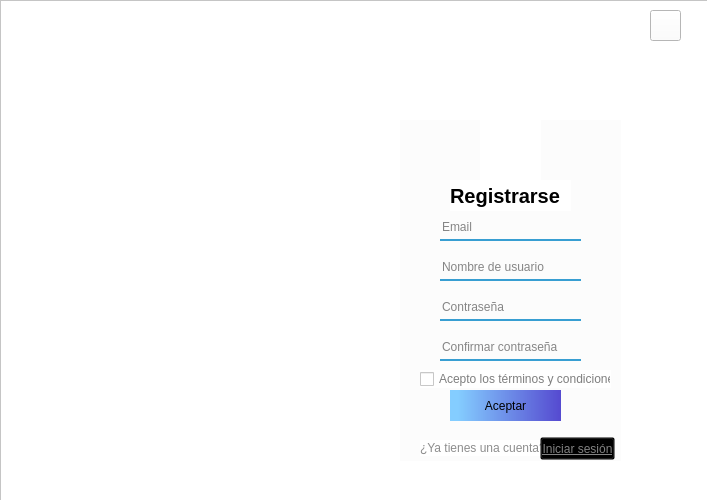
<?xml version="1.0" encoding="UTF-8"?>
<ui version="4.0">
 <class>containerRegister</class>
 <widget class="QWidget" name="containerRegister">
  <property name="geometry">
   <rect>
    <x>0</x>
    <y>0</y>
    <width>707</width>
    <height>500</height>
   </rect>
  </property>
  <property name="windowTitle">
   <string>Form</string>
  </property>
  <property name="styleSheet">
   <string notr="true"/>
  </property>
  <widget class="QFrame" name="principalRegister">
   <property name="geometry">
    <rect>
     <x>0</x>
     <y>0</y>
     <width>711</width>
     <height>501</height>
    </rect>
   </property>
   <property name="styleSheet">
    <string notr="true">background-color: rgb(255, 255, 255);
</string>
   </property>
   <property name="frameShape">
    <enum>QFrame::StyledPanel</enum>
   </property>
   <property name="frameShadow">
    <enum>QFrame::Raised</enum>
   </property>
   <widget class="QLabel" name="logoRegister">
    <property name="geometry">
     <rect>
      <x>20</x>
      <y>10</y>
      <width>51</width>
      <height>51</height>
     </rect>
    </property>
    <property name="styleSheet">
     <string notr="true">border-image: url(:/images/logoUniConnect.png);</string>
    </property>
    <property name="text">
     <string/>
    </property>
   </widget>
   <widget class="QLabel" name="fondoAzulRegister">
    <property name="geometry">
     <rect>
      <x>40</x>
      <y>90</y>
      <width>621</width>
      <height>391</height>
     </rect>
    </property>
    <property name="styleSheet">
     <string notr="true">border-image: url(:/images/FondoDegradado.png);
</string>
    </property>
    <property name="text">
     <string/>
    </property>
   </widget>
   <widget class="QLabel" name="cuadroPequennoRegistro">
    <property name="geometry">
     <rect>
      <x>400</x>
      <y>120</y>
      <width>221</width>
      <height>341</height>
     </rect>
    </property>
    <property name="font">
     <font>
      <stylestrategy>PreferDefault</stylestrategy>
     </font>
    </property>
    <property name="styleSheet">
     <string notr="true">
background-color: rgb(252, 252, 252);
</string>
    </property>
    <property name="frameShape">
     <enum>QFrame::NoFrame</enum>
    </property>
    <property name="text">
     <string/>
    </property>
   </widget>
   <widget class="QLineEdit" name="cajaEmailRegister">
    <property name="geometry">
     <rect>
      <x>440</x>
      <y>220</y>
      <width>141</width>
      <height>21</height>
     </rect>
    </property>
    <property name="styleSheet">
     <string notr="true">background-color: rgba(0,0, 0, 0);
border:none;
border-bottom:2px solid rgba(55, 158, 210);
color:rgba(0,0,0,240);
padding-bottom:7px;</string>
    </property>
    <property name="placeholderText">
     <string>Email</string>
    </property>
   </widget>
   <widget class="QLabel" name="dibujoPersonasRegister">
    <property name="geometry">
     <rect>
      <x>100</x>
      <y>140</y>
      <width>261</width>
      <height>221</height>
     </rect>
    </property>
    <property name="styleSheet">
     <string notr="true">border-image: url(:/images/logoSinFondo.png);
background-color: transparent;
</string>
    </property>
    <property name="text">
     <string/>
    </property>
   </widget>
   <widget class="QLineEdit" name="cajaContrasennaRegister">
    <property name="geometry">
     <rect>
      <x>440</x>
      <y>300</y>
      <width>141</width>
      <height>21</height>
     </rect>
    </property>
    <property name="acceptDrops">
     <bool>true</bool>
    </property>
    <property name="styleSheet">
     <string notr="true">background-color: rgba(0,0, 0, 0);
border:none;
border-bottom:2px solid rgba(55, 158, 210);
color:rgba(0,0,0,240);
padding-bottom:7px;</string>
    </property>
    <property name="placeholderText">
     <string>Contraseña</string>
    </property>
   </widget>
   <widget class="QLabel" name="textoRegister">
    <property name="geometry">
     <rect>
      <x>450</x>
      <y>180</y>
      <width>121</width>
      <height>31</height>
     </rect>
    </property>
    <property name="font">
     <font>
      <pointsize>15</pointsize>
      <bold>true</bold>
     </font>
    </property>
    <property name="styleSheet">
     <string notr="true">border-color: rgb(52, 136, 196);</string>
    </property>
    <property name="text">
     <string>Registrarse</string>
    </property>
   </widget>
   <widget class="QLabel" name="iconoRegister">
    <property name="geometry">
     <rect>
      <x>480</x>
      <y>120</y>
      <width>61</width>
      <height>61</height>
     </rect>
    </property>
    <property name="styleSheet">
     <string notr="true">border-image: url(:/images/agregar-usuario.png);</string>
    </property>
    <property name="text">
     <string/>
    </property>
   </widget>
   <widget class="QPushButton" name="botonAceptarRegister">
    <property name="geometry">
     <rect>
      <x>450</x>
      <y>390</y>
      <width>111</width>
      <height>31</height>
     </rect>
    </property>
    <property name="mouseTracking">
     <bool>true</bool>
    </property>
    <property name="styleSheet">
     <string notr="true">QPushButton{
background-color: qlineargradient(spread:pad, x1:0, y1:0, x2:1, y2:0, stop:0.0681818 rgba(132, 205, 255, 255), stop:1 rgba(85, 74, 208, 255));
font: 75 9pt &quot;Arial&quot;;
border-radius:25px;
}

QPushButton:hover{	
	background-color: qlineargradient(spread:repeat, x1:0, y1:0, x2:1, y2:1, stop:0 rgba(110, 110, 110, 255), stop:1 rgba(255, 255, 255, 255));
	color: rgb(255, 255, 255);
    }
QPushButton:pressed{
	background-color: rgb(60, 193, 231);
	color: rgb(255, 255, 255);
}
	





</string>
    </property>
    <property name="text">
     <string>Aceptar</string>
    </property>
    <property name="autoDefault">
     <bool>false</bool>
    </property>
    <property name="default">
     <bool>false</bool>
    </property>
   </widget>
   <widget class="QLabel" name="esloganRegister">
    <property name="geometry">
     <rect>
      <x>80</x>
      <y>350</y>
      <width>311</width>
      <height>16</height>
     </rect>
    </property>
    <property name="styleSheet">
     <string notr="true">font: 75 13pt &quot;Arial&quot;;
background-color: transparent;
color: rgb(255, 255, 255);</string>
    </property>
    <property name="text">
     <string>&quot; Ordena tu mundo, desata tu potencial &quot;</string>
    </property>
   </widget>
   <widget class="QPushButton" name="iconoVolverAtrasRegister">
    <property name="geometry">
     <rect>
      <x>650</x>
      <y>10</y>
      <width>31</width>
      <height>31</height>
     </rect>
    </property>
    <property name="styleSheet">
     <string notr="true">QPushButton{
border-image: url(:/images/flecha-hacia-atras (1).png);
background-color: rgb(255, 255, 255);
}

QPushButton:pressed{
	background-color: rgb(230, 237, 253);
	color: rgb(255, 255, 255);
}
	</string>
    </property>
    <property name="text">
     <string/>
    </property>
   </widget>
   <widget class="QLineEdit" name="cajaUsuarioRegister">
    <property name="geometry">
     <rect>
      <x>440</x>
      <y>260</y>
      <width>141</width>
      <height>21</height>
     </rect>
    </property>
    <property name="styleSheet">
     <string notr="true">background-color: rgba(0,0, 0, 0);
border:none;
border-bottom:2px solid rgba(55, 158, 210);
color:rgba(0,0,0,240);
padding-bottom:7px;</string>
    </property>
    <property name="placeholderText">
     <string>Nombre de usuario</string>
    </property>
   </widget>
   <widget class="QLineEdit" name="cajaContrasenna2Register">
    <property name="geometry">
     <rect>
      <x>440</x>
      <y>340</y>
      <width>141</width>
      <height>21</height>
     </rect>
    </property>
    <property name="acceptDrops">
     <bool>true</bool>
    </property>
    <property name="styleSheet">
     <string notr="true">background-color: rgba(0,0, 0, 0);
border:none;
border-bottom:2px solid rgba(55, 158, 210);
color:rgba(0,0,0,240);
padding-bottom:7px;</string>
    </property>
    <property name="placeholderText">
     <string>Confirmar contraseña</string>
    </property>
   </widget>
   <widget class="QCheckBox" name="termsCondicRegister">
    <property name="geometry">
     <rect>
      <x>420</x>
      <y>370</y>
      <width>191</width>
      <height>18</height>
     </rect>
    </property>
    <property name="styleSheet">
     <string notr="true">font: 75 8pt &quot;Arial&quot;;
color: rgb(126, 126, 126);</string>
    </property>
    <property name="text">
     <string>Acepto los términos y condiciones</string>
    </property>
   </widget>
   <widget class="QLabel" name="enlaceInicioSesionRegister">
    <property name="geometry">
     <rect>
      <x>420</x>
      <y>440</y>
      <width>121</width>
      <height>16</height>
     </rect>
    </property>
    <property name="styleSheet">
     <string notr="true">font: 8pt &quot;Arial&quot;;
color: rgb(141, 141, 141);</string>
    </property>
    <property name="text">
     <string>¿Ya tienes una cuenta?</string>
    </property>
   </widget>
   <widget class="QPushButton" name="linkInicioSesionRegister">
    <property name="geometry">
     <rect>
      <x>540</x>
      <y>437</y>
      <width>75</width>
      <height>23</height>
     </rect>
    </property>
    <property name="styleSheet">
     <string notr="true">QPushButton{
font: 75 8pt &quot;Arial&quot;;
text-decoration: underline;
color: rgb(130, 130, 130);
	background-color: transparent;
}

QPushButton:pressed{
	color: rgb(85, 0, 255);
}</string>
    </property>
    <property name="text">
     <string>Iniciar sesión</string>
    </property>
   </widget>
   <zorder>fondoAzulRegister</zorder>
   <zorder>logoRegister</zorder>
   <zorder>cuadroPequennoRegistro</zorder>
   <zorder>cajaEmailRegister</zorder>
   <zorder>dibujoPersonasRegister</zorder>
   <zorder>cajaContrasennaRegister</zorder>
   <zorder>textoRegister</zorder>
   <zorder>iconoRegister</zorder>
   <zorder>botonAceptarRegister</zorder>
   <zorder>esloganRegister</zorder>
   <zorder>iconoVolverAtrasRegister</zorder>
   <zorder>cajaUsuarioRegister</zorder>
   <zorder>cajaContrasenna2Register</zorder>
   <zorder>termsCondicRegister</zorder>
   <zorder>enlaceInicioSesionRegister</zorder>
   <zorder>linkInicioSesionRegister</zorder>
  </widget>
 </widget>
 <resources>
  <include location="imagenes/res.qrc"/>
 </resources>
 <connections/>
</ui>
